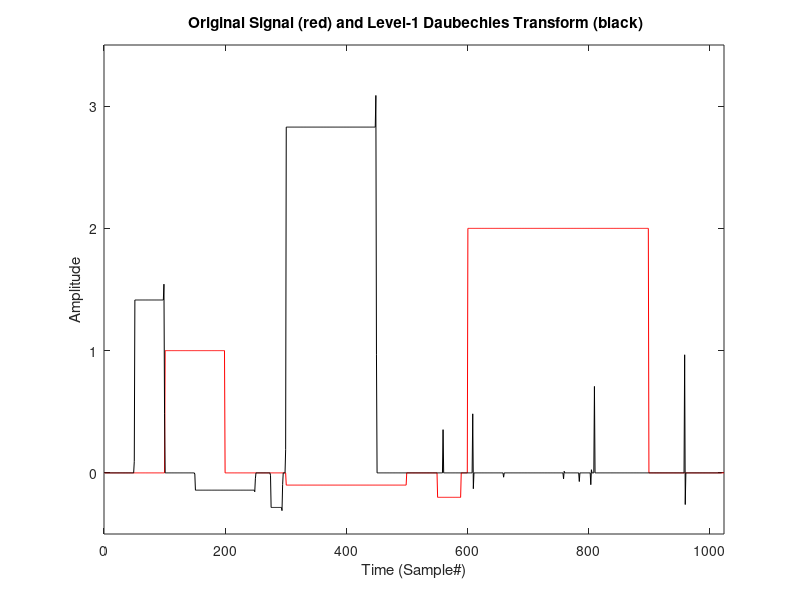

Recreate this plot in MATLAB.
%daubechies2
% A level-1 Daubechies Wavelet Analysis

clear;
% Define the Daub4 scaling (alpha) and wavelet (beta) coeff
alpha(1)=(1+sqrt(3))/(4*sqrt(2));
alpha(2)=(3+sqrt(3))/(4*sqrt(2));
alpha(3)=(3-sqrt(3))/(4*sqrt(2));
alpha(4)=(1-sqrt(3))/(4*sqrt(2));
beta(1)=alpha(4);
beta(2)=-alpha(3);
beta(3)=alpha(2);
beta(4)=-alpha(1);

N=1024;                     % # of points

g=zeros(1,1024);            % fill array with zero
for n=1:N;
    if (n>100)&(n<200);g(n)=1;end;
    if (n>300)&(n<500);g(n)=-0.1;end;
    if (n>550)&(n<590);g(n)=-0.2;end;
    if (n>600)&(n<900);g(n)=2;end;
end;                        % input signal  
                            

for m=1:N/2-2;              % we ignore the wrap around at the end!!
    a(m)=(g(2*m-1)*alpha(1)+g(2*m)*alpha(2)+g(2*m+1)*alpha(3)+g(2*m+2)*alpha(4)); % Use direct formulas for t and f 
    d(m)=(g(2*m-1)*beta(1)+g(2*m)*beta(2)+g(2*m+1)*beta(3)+g(2*m+2)*beta(4));
end;

D1=[a d];                   % The level-1 Daub4 transform

figure

plot(g,'r');
hold
plot(D1,'k');
axis([0 1024 -0.5 3.5]);
xlabel ('Time (Sample#)')
ylabel ('Amplitude')
title(' Original Signal (red) and Level-1 Daubechies Transform (black)')
